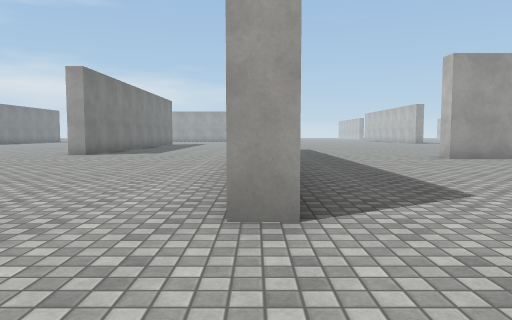
View 1 (above)

24 first-person views from a walk through a scene from a Unity 3-D project. The camera is 1.2 m above the floor, tilts 4° down and sees 70° across. The floor is counted in squares, 2 m on a side. Each view is taken from the middle of a square. On the plan, view 1 faces up. The plan holds only what a view shows up to about 10 squares ahead; the rest is blank. The place goes on beyond the plan. The player is left out. Some animated figures are not drawn. Some surface patterns are stand-ins.

View 2
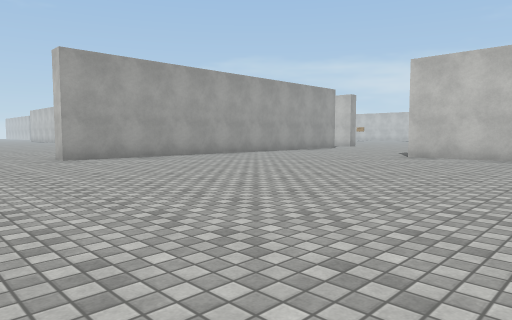

View 3
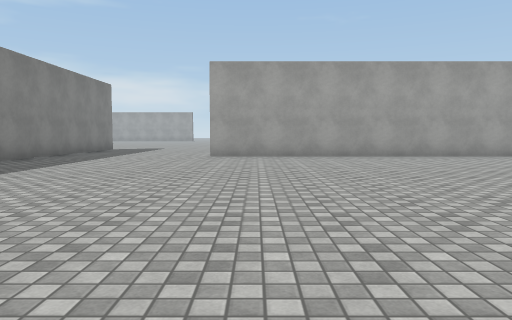

View 4
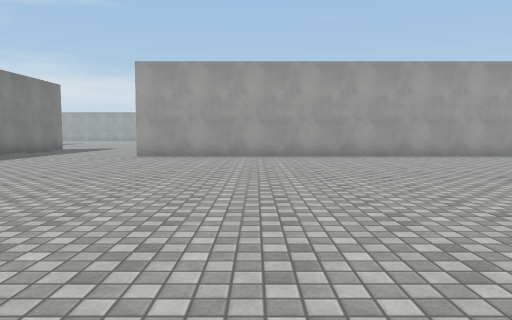

View 5
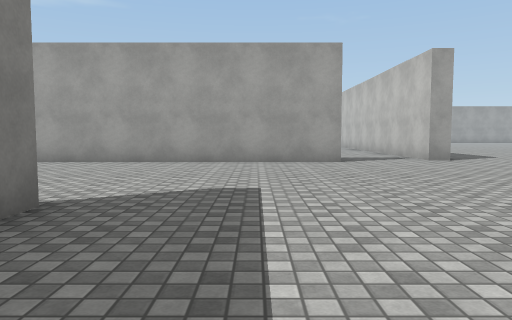

View 6
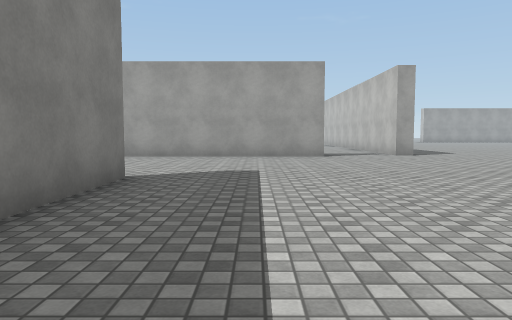

View 7
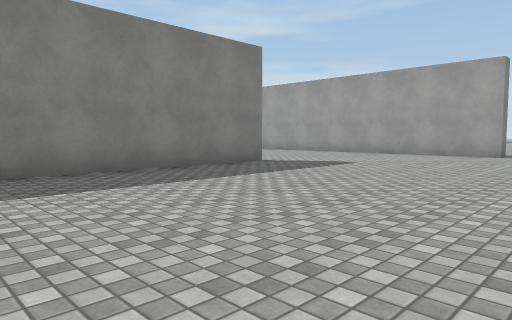

View 8
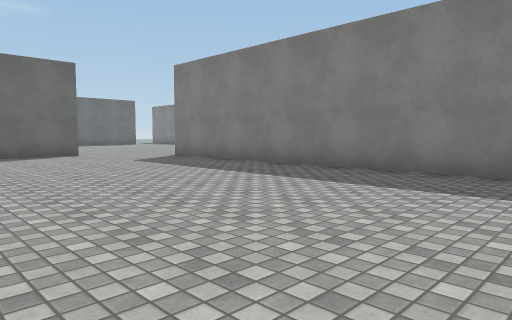

View 9
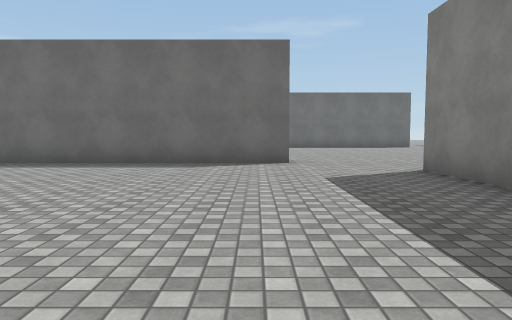

View 10
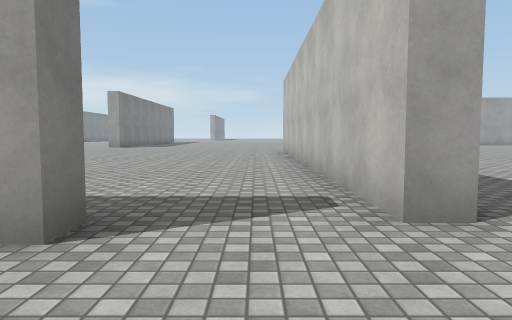

View 11
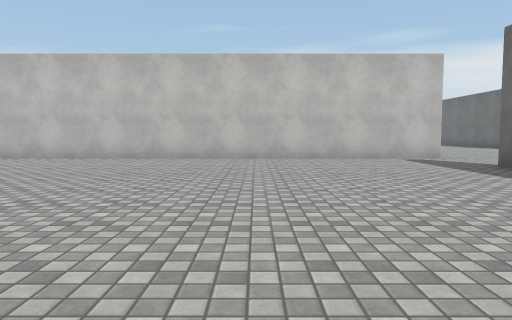

View 12
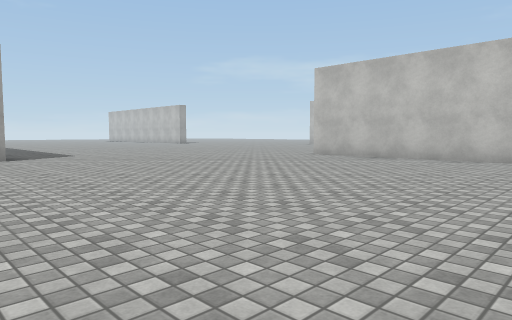

View 13
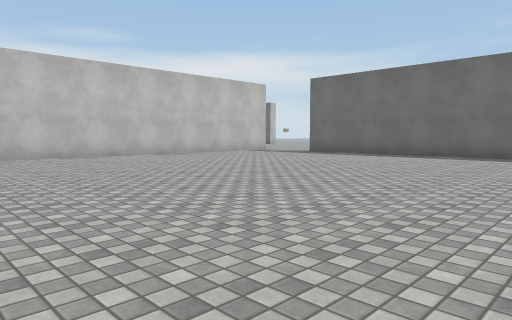

View 14
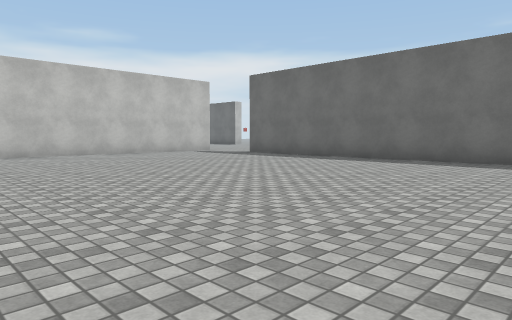

View 15
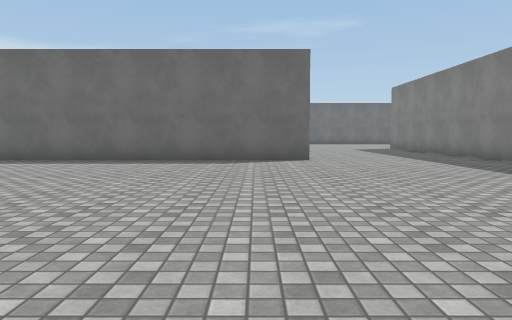

View 16
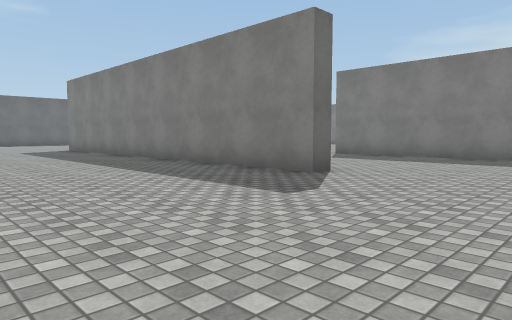

View 17
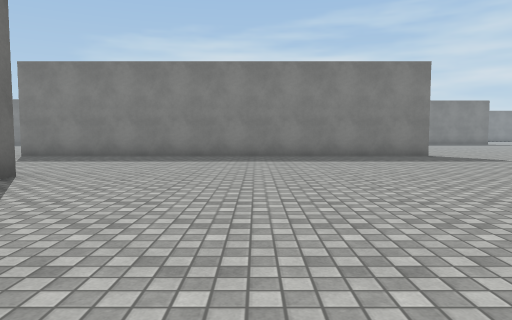

View 18
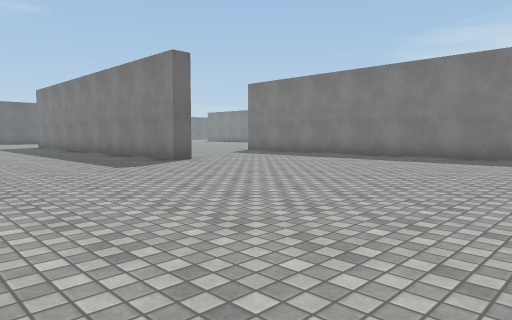

View 19
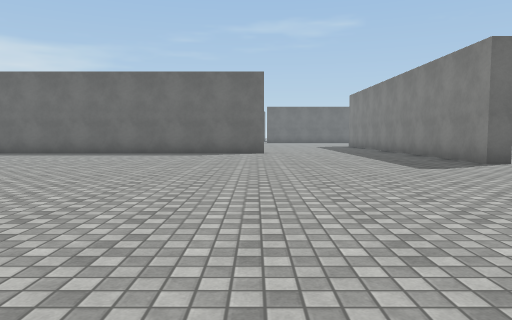

View 20
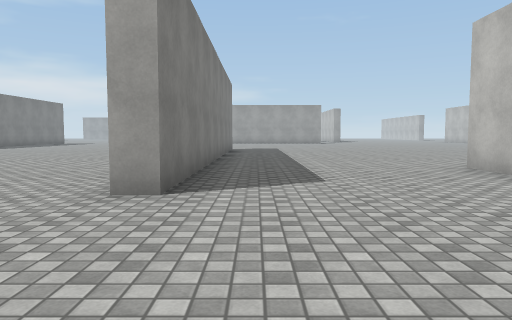

View 21
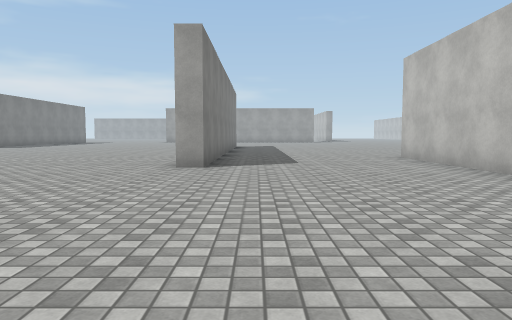

View 22
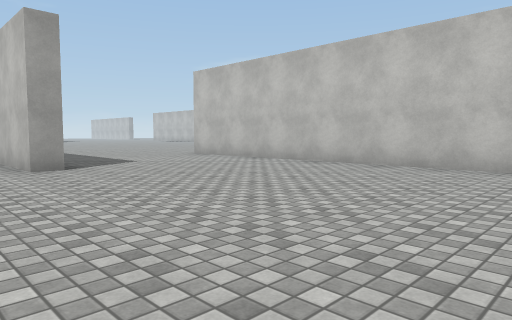

View 23
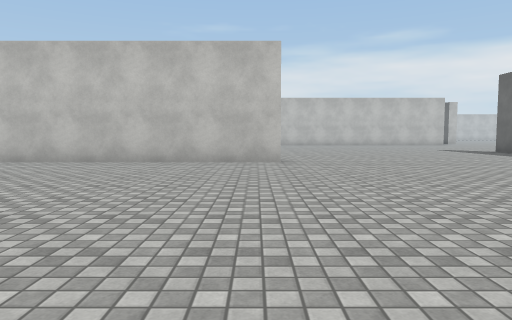

View 24
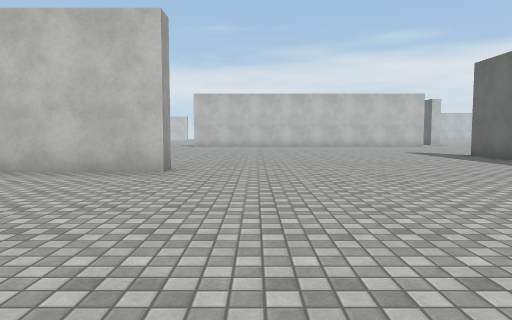

### Floor plan
Points are (right, up) in squares from view 1. A wall is a line through its corners. A room is listed if a view was taken in it or the views show most of it. See-through windows are left out.
Room 1 (views 1, 2, 3, 4, 5, 6, 7, 8, 9, 10, 20, 21, 22, 23, 24)
walls: (2.5, -5) (4.1, -5); (0.4, 2.5) (-0.2, 2.5) (-0.2, 9.4); (11.7, 1.6) (11.7, 4); (14.2, -8.7) (18.5, -8.7); (12.2, 4) (12.2, -7.1); (-5.4, 10.6) (-5.4, 12.9); (15.9, 9.5) (15.9, 8.9) (4.8, 8.9); (18.5, 9.5) (18, 9.5)
ways out: opening at (-0.6, 9.2) to room 2; opening at (16.5, 10) to room 2
Room 2 (views 11, 12, 13, 14, 15, 16, 17, 18, 19)
walls: (4.8, 8.9) (4.8, 9.4) (12.8, 9.4); (-0.2, 9.4) (-0.2, 13.6) (0.3, 13.6) (0.3, 7.1); (-5, 21.5) (-5, 10.6) (-5.4, 10.6); (18, 9.5) (18, 20.4)
ways out: opening at (-0.6, 9.2) to room 1; opening at (16.5, 10) to room 1

Positions as (right, up) in squares from view 1, and headings:
1: (0, 0), facing up
2: (2, 0), facing up-right
3: (6, -1), facing up
4: (8, -1), facing up
5: (14, 1), facing up
6: (14, -1), facing up
7: (18, -2), facing up-left
8: (18, 2), facing down-left
9: (15, -1), facing down
10: (17, 7), facing up
11: (9, 14), facing right
12: (9, 14), facing up-right
13: (8, 20), facing down-right
14: (7, 18), facing down-right
15: (6, 18), facing down
16: (5, 17), facing down-left
17: (5, 17), facing left
18: (5, 21), facing down-left
19: (5, 21), facing down
20: (-4, 7), facing up
21: (-4, 4), facing up
22: (-7, 4), facing up-right
23: (-8, 3), facing right
24: (-6, 1), facing right
